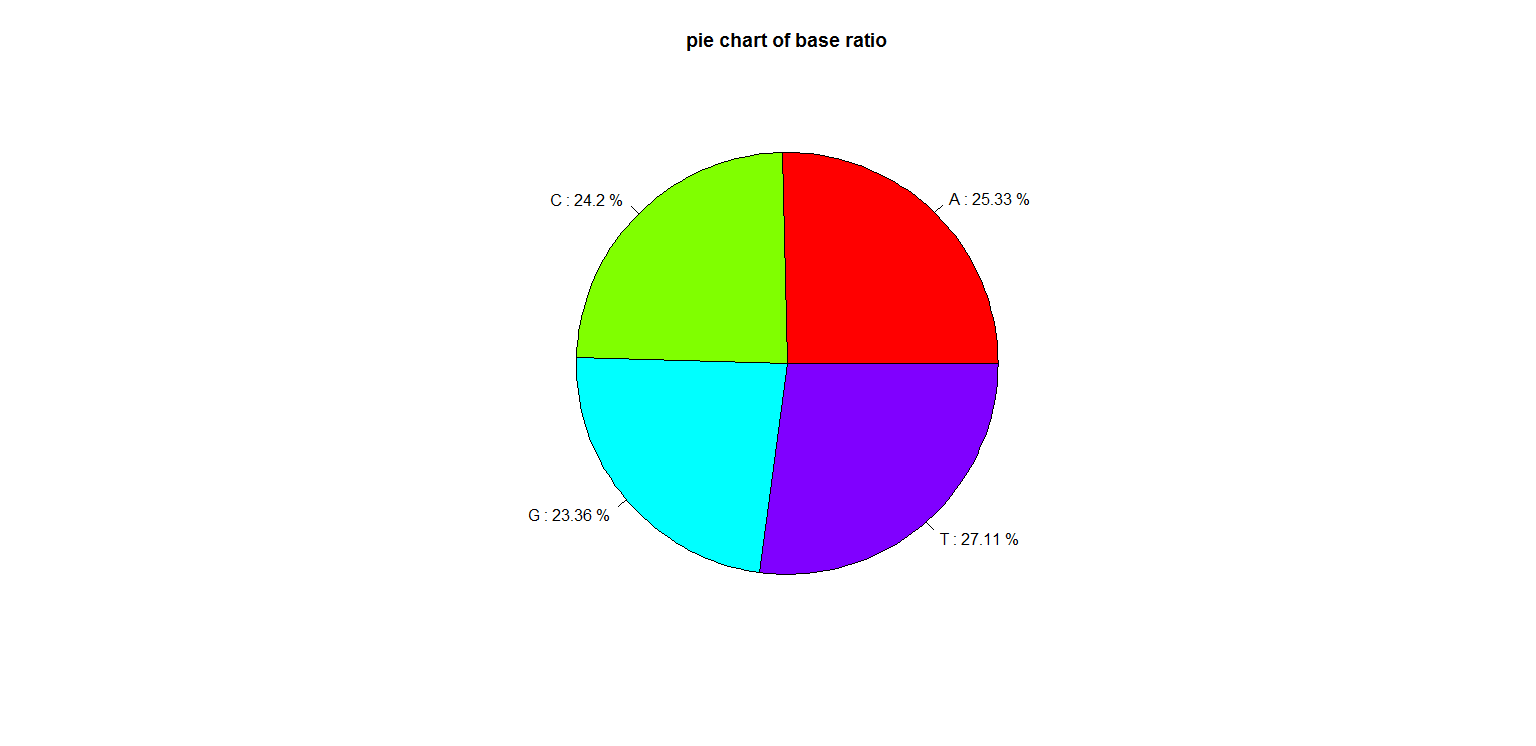

Source code (R):
setwd("D:/R/biostat/BioStat-2018/Assignment-1")#打开文件所在目录
S=length(LN <-readLines("tmp.fastq"))#将文件导入R,逐行读取文件，生成向量或列表，并计算向量长度（或列表中元素个数元素）
s=S/4#计算碱基序列条数
c=gsub("N","",LN[seq(from= 2,to= s,by= 4)])#从第二行开始，依次提取碱基序列所在行，步长为4，同时删除字符N
p=strsplit(c,"")# 将每行序列中的碱基单独拆分成为一个字符串
x=table(P=unlist(p))#将列表转化为向量，并计算出相同元素的个数
v<-paste(names(x),":" ,round(100*x/sum(x), 2),"%") #计算出碱基的频率
pie(x,labels= v ,col=rainbow(length(x)),main = "pie chart of base ratio")#生成饼图
print(s)#输出碱基序列条数
